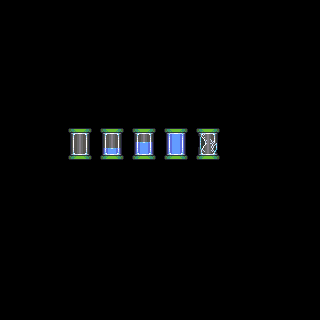

Rendered tile map (Tiled .tmx) drawn with the repository's tilesets; below, a short description and the full map source, tile grids included:
An orthogonal 10x10 tile map with 32x32 px tiles, 1 tile layer (Tile Layer 1) and 1 object (pipe_asset).

<map version="1.10" tiledversion="1.12.1" orientation="orthogonal" renderorder="left-down" width="10" height="10" tilewidth="32" tileheight="32" infinite="0" nextlayerid="3" nextobjectid="3">
 <tileset firstgid="1" source="pipes_tileset.tsx" />
 <objectgroup id="2" name="Object Layer 1">
  <object id="2" name="pipe_asset" x="64" y="192" width="32" height="32">
   <properties>
    <property name="water_pipe" type="bool" value="true" />
   </properties>
  </object>
 </objectgroup>
 <layer id="1" name="Tile Layer 1" width="10" height="10">
  <data encoding="csv">
0,0,0,0,0,0,0,0,0,0,
0,0,0,0,0,0,0,0,0,0,
0,0,0,0,0,0,0,0,0,0,
0,0,0,0,0,0,0,0,0,0,
0,0,19,20,21,22,23,0,0,0,
0,0,0,0,0,0,0,0,0,0,
0,0,0,0,0,0,0,0,0,0,
0,0,0,0,0,0,0,0,0,0,
0,0,0,0,0,0,0,0,0,0,
0,0,0,0,0,0,0,0,0,0
</data>
 </layer>
</map>
